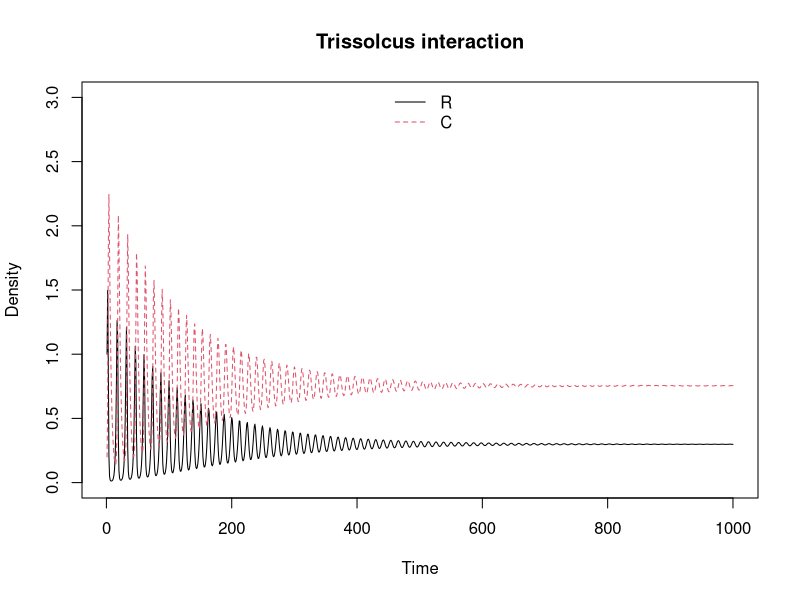
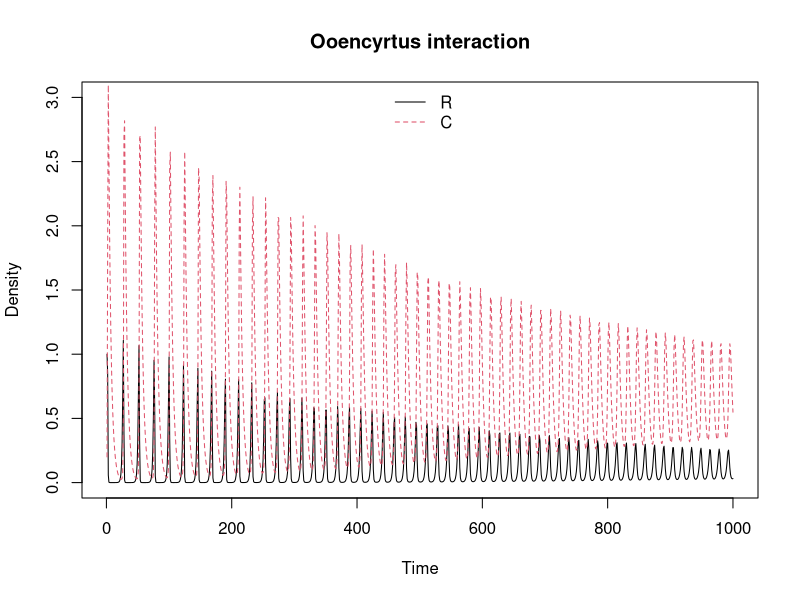

Write R code to recreate these figures, in order.
## ---- chunk 1
require(deSolve)
require(seqinr)
## ---- chunk 2
## Rosenzweig-MacArthur consumer-resource model 
# assumes logistic resource growth and a type 2 functional response by the consumer (i.e. consumption rate saturates with resource density). This function is necessary for the ordinary differential equation solver, ode() 
rmcr <- function(t,y,p) {
  # t,y,p is the necessary format for solving using the ode() function in R
  R <- y[1]
  C <- y[2]
  with(as.list(p), {
    dR.dt <- r * R * (1 - q * R) - a * C * R / (1 + a * C * h * R)
    dC.dt <- e * a * C * R / (1 + a * C * h * R) - d * C
    return(list(c(dR.dt,dC.dt)))
  })
}
## ---- chunk 3
# state variable values (initial values at beginning of "experiments")
R <- 1
C <- 0.2
i.state <- c(R = R, C = C) 
## ---- chunk 4
## Experiment 1: a * h / q < 1

# parameter values for Harlequin bug and Trissolocus interaction, taken from Fig. 3 in Johnson & Amarasekare 2015
r <- 0.85 # per capita rate of increase in resource
q <- 1/16 # estimate competition coefficient from field data for Harlequin bug
e <- 1 # predator conversion efficiency
h <- 0.015 # handling time
d <- 0.33 # mortality rate of predator
a <- 1.11 # initial attack rate of 1.3 instead of 1.2 more closely replicates the figures in the book

a * h / q # 0.2664, which is lower than what was reported in the manuscript (0.35)

# run the experiment. This experiment essentially solves the model at the initial C and R densities, and takes the new C and R densities and reruns the model, and so on until the end of time.
p.rm1 <- c(r = r, e = e, a = a, q = q, h = h, d = d) # create a vector for the parameters for experiment #1
 
Time <- 1000 # set time scale
rm1 <- ode(i.state,1:Time, rmcr, p.rm1) # run the experiment 

# replicate Fig. 3a
matplot(rm1[,1], rm1[,c(2,3)],
        type = "l", ylab="Density", xlab="Time", ylim=c(0, C*15), main = "Trissolcus interaction")
legend("top", c("R","C"), lty=1:2, col=1:2, bty="n")
## ---- chunk 5
##  parameters for Ooencyrtus interaction
h <- 0.05 
a <- 1.32 
e <- 1.82 
d <- 0.25 

a * h / q # now is above threshold (i.e. > 1)

# set parameters and run the model for the same amount of time.
p.rm2 <- c(r = r, e = e, a = a, h = h, q = q)
rm2 <- ode(i.state, 1:Time, rmcr, p.rm2)

# plot densities
matplot(rm2[,1],rm2[,c(2,3)], 
        type = "l", ylab="Density", xlab="Time", ylim=c(0,C*15), main = "Ooencyrtus interaction")
legend("top", c("R","C"), lty=1:2, col=1:2, bty="n")
